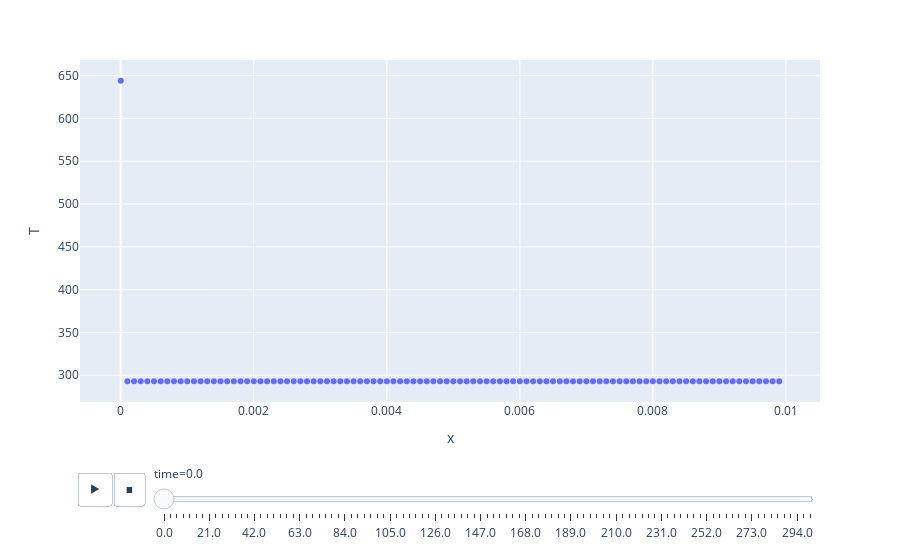

Notebook source saved alongside this figure:
### Code cell
px.scatter(df, x='x', y='T', animation_frame='time')

### Figure 1 — Plotly figure (JSON) as saved in the notebook; plotly's stock layout.template omitted (floating-point values rounded to 4 significant figures)
{"data": [{"hoverlabel": {"namelength": 0}, "hovertemplate": "time=0.0<br>x=%{x}<br>T=%{y}", "legendgroup": "", "marker": {"color": "#636efa", "symbol": "circle"}, "mode": "markers", "name": "", "showlegend": false, "type": "scatter", "x": [0, 0.0001, 0.0002, 0.0003, 0.0004, 0.0005, 0.0006, 0.0007, 0.0008, 0.0009, 0.001, 0.0011, 0.0012, 0.0013, 0.0014, 0.0015, 0.0016, 0.0017, 0.0018, 0.0019, 0.002, 0.0021, 0.0022, 0.0023, 0.0024, 0.0025, 0.0026, 0.0027, 0.0028, 0.0029, 0.003, 0.0031, 0.0032, 0.0033, 0.0034, 0.0035, 0.0036, 0.0037, 0.0038, 0.0039, 0.004, 0.0041, 0.0042, 0.0043, 0.0044, 0.0045, 0.0046, 0.0047, 0.0048, 0.0049, 0.005, 0.0051, 0.0052, 0.0053, 0.0054, 0.0055, 0.0056, 0.0057, 0.0058, 0.0059, 0.006, 0.0061, 0.0062, 0.0063, 0.0064, 0.0065, 0.0066, 0.0067, 0.0068, 0.0069, 0.007, 0.0071, 0.0072, 0.0073, 0.0074, 0.0075, 0.0076, 0.0077, 0.0078, 0.0079, 0.008, 0.0081, 0.0082, 0.0083, 0.0084, 0.0085, 0.0086, 0.0087, 0.0088, 0.0089, 0.009, 0.0091, 0.0092, 0.0093, 0.0094, 0.0095, 0.0096, 0.0097, 0.0098, 0.0099], "xaxis": "x", "y": [644, 293, 293, 293, 293, 293, 293, 293, 293, 293, 293, 293, 293, 293, 293, 293, 293, 293, 293, 293, 293, 293, 293, 293, 293, 293, 293, 293, 293, 293, 293, 293, 293, 293, 293, 293, 293, 293, 293, 293, 293, 293, 293, 293, 293, 293, 293, 293, 293, 293, 293, 293, 293, 293, 293, 293, 293, 293, 293, 293, 293, 293, 293, 293, 293, 293, 293, 293, 293, 293, 293, 293, 293, 293, 293, 293, 293, 293, 293, 293, 293, 293, 293, 293, 293, 293, 293, 293, 293, 293, 293, 293, 293, 293, 293, 293, 293, 293, 293, 293], "yaxis": "y"}], "layout": {"legend": {"tracegroupgap": 0}, "margin": {"t": 60}, "sliders": [{"active": 0, "currentvalue": {"prefix": "time="}, "len": 0.9, "pad": {"b": 10, "t": 60}, "steps": [{"args": [["0.0"], {"frame": {"duration": 0, "redraw": false}, "fromcurrent": true, "mode": "immediate", "transition": {"duration": 0, "easing": "linear"}}], "label": "0.0", "method": "animate"}, {"args": [["3.0"], {"frame": {"duration": 0, "redraw": false}, "fromcurrent": true, "mode": "immediate", "transition": {"duration": 0, "easing": "linear"}}], "label": "3.0", "method": "animate"}, {"args": [["6.0"], {"frame": {"duration": 0, "redraw": false}, "fromcurrent": true, "mode": "immediate", "transition": {"duration": 0, "easing": "linear"}}], "label": "6.0", "method": "animate"}, {"args": [["9.0"], {"frame": {"duration": 0, "redraw": false}, "fromcurrent": true, "mode": "immediate", "transition": {"duration": 0, "easing": "linear"}}], "label": "9.0", "method": "animate"}, {"args": [["12.0"], {"frame": {"duration": 0, "redraw": false}, "fromcurrent": true, "mode": "immediate", "transition": {"duration": 0, "easing": "linear"}}], "label": "12.0", "method": "animate"}, {"args": [["15.0"], {"frame": {"duration": 0, "redraw": false}, "fromcurrent": true, "mode": "immediate", "transition": {"duration": 0, "easing": "linear"}}], "label": "15.0", "method": "animate"}, {"args": [["18.0"], {"frame": {"duration": 0, "redraw": false}, "fromcurrent": true, "mode": "immediate", "transition": {"duration": 0, "easing": "linear"}}], "label": "18.0", "method": "animate"}, {"args": [["21.0"], {"frame": {"duration": 0, "redraw": false}, "fromcurrent": true, "mode": "immediate", "transition": {"duration": 0, "easing": "linear"}}], "label": "21.0", "method": "animate"}, {"args": [["24.0"], {"frame": {"duration": 0, "redraw": false}, "fromcurrent": true, "mode": "immediate", "transition": {"duration": 0, "easing": "linear"}}], "label": "24.0", "method": "animate"}, {"args": [["27.0"], {"frame": {"duration": 0, "redraw": false}, "fromcurrent": true, "mode": "immediate", "transition": {"duration": 0, "easing": "linear"}}], "label": "27.0", "method": "animate"}, {"args": [["30.0"], {"frame": {"duration": 0, "redraw": false}, "fromcurrent": true, "mode": "immediate", "transition": {"duration": 0, "easing": "linear"}}], "label": "30.0", "method": "animate"}, {"args": [["33.0"], {"frame": {"duration": 0, "redraw": false}, "fromcurrent": true, "mode": "immediate", "transition": {"duration": 0, "easing": "linear"}}], "label": "33.0", "method": "animate"}, {"args": [["36.0"], {"frame": {"duration": 0, "redraw": false}, "fromcurrent": true, "mode": "immediate", "transition": {"duration": 0, "easing": "linear"}}], "label": "36.0", "method": "animate"}, {"args": [["39.0"], {"frame": {"duration": 0, "redraw": false}, "fromcurrent": true, "mode": "immediate", "transition": {"duration": 0, "easing": "linear"}}], "label": "39.0", "method": "animate"}, {"args": [["42.0"], {"frame": {"duration": 0, "redraw": false}, "fromcurrent": true, "mode": "immediate", "transition": {"duration": 0, "easing": "linear"}}], "label": "42.0", "method": "animate"}, {"args": [["45.0"], {"frame": {"duration": 0, "redraw": false}, "fromcurrent": true, "mode": "immediate", "transition": {"duration": 0, "easing": "linear"}}], "label": "45.0", "method": "animate"}, {"args": [["48.0"], {"frame": {"duration": 0, "redraw": false}, "fromcurrent": true, "mode": "immediate", "transition": {"duration": 0, "easing": "linear"}}], "label": "48.0", "method": "animate"}, {"args": [["51.0"], {"frame": {"duration": 0, "redraw": false}, "fromcurrent": true, "mode": "immediate", "transition": {"duration": 0, "easing": "linear"}}], "label": "51.0", "method": "animate"}, {"args": [["54.0"], {"frame": {"duration": 0, "redraw": false}, "fromcurrent": true, "mode": "immediate", "transition": {"duration": 0, "easing": "linear"}}], "label": "54.0", "method": "animate"}, {"args": [["57.0"], {"frame": {"duration": 0, "redraw": false}, "fromcurrent": true, "mode": "immediate", "transition": {"duration": 0, "easing": "linear"}}], "label": "57.0", "method": "animate"}, {"args": [["60.0"], {"frame": {"duration": 0, "redraw": false}, "fromcurrent": true, "mode": "immediate", "transition": {"duration": 0, "easing": "linear"}}], "label": "60.0", "method": "animate"}, {"args": [["63.0"], {"frame": {"duration": 0, "redraw": false}, "fromcurrent": true, "mode": "immediate", "transition": {"duration": 0, "easing": "linear"}}], "label": "63.0", "method": "animate"}, {"args": [["66.0"], {"frame": {"duration": 0, "redraw": false}, "fromcurrent": true, "mode": "immediate", "transition": {"duration": 0, "easing": "linear"}}], "label": "66.0", "method": "animate"}, {"args": [["69.0"], {"frame": {"duration": 0, "redraw": false}, "fromcurrent": true, "mode": "immediate", "transition": {"duration": 0, "easing": "linear"}}], "label": "69.0", "method": "animate"}, {"args": [["72.0"], {"frame": {"duration": 0, "redraw": false}, "fromcurrent": true, "mode": "immediate", "transition": {"duration": 0, "easing": "linear"}}], "label": "72.0", "method": "animate"}, {"args": [["75.0"], {"frame": {"duration": 0, "redraw": false}, "fromcurrent": true, "mode": "immediate", "transition": {"duration": 0, "easing": "linear"}}], "label": "75.0", "method": "animate"}, {"args": [["78.0"], {"frame": {"duration": 0, "redraw": false}, "fromcurrent": true, "mode": "immediate", "transition": {"duration": 0, "easing": "linear"}}], "label": "78.0", "method": "animate"}, {"args": [["81.0"], {"frame": {"duration": 0, "redraw": false}, "fromcurrent": true, "mode": "immediate", "transition": {"duration": 0, "easing": "linear"}}], "label": "81.0", "method": "animate"}, {"args": [["84.0"], {"frame": {"duration": 0, "redraw": false}, "fromcurrent": true, "mode": "immediate", "transition": {"duration": 0, "easing": "linear"}}], "label": "84.0", "method": "animate"}, {"args": [["87.0"], {"frame": {"duration": 0, "redraw": false}, "fromcurrent": true, "mode": "immediate", "transition": {"duration": 0, "easing": "linear"}}], "label": "87.0", "method": "animate"}, {"args": [["90.0"], {"frame": {"duration": 0, "redraw": false}, "fromcurrent": true, "mode": "immediate", "transition": {"duration": 0, "easing": "linear"}}], "label": "90.0", "method": "animate"}, {"args": [["93.0"], {"frame": {"duration": 0, "redraw": false}, "fromcurrent": true, "mode": "immediate", "transition": {"duration": 0, "easing": "linear"}}], "label": "93.0", "method": "animate"}, {"args": [["96.0"], {"frame": {"duration": 0, "redraw": false}, "fromcurrent": true, "mode": "immediate", "transition": {"duration": 0, "easing": "linear"}}], "label": "96.0", "method": "animate"}, {"args": [["99.0"], {"frame": {"duration": 0, "redraw": false}, "fromcurrent": true, "mode": "immediate", "transition": {"duration": 0, "easing": "linear"}}], "label": "99.0", "method": "animate"}, {"args": [["102.0"], {"frame": {"duration": 0, "redraw": false}, "fromcurrent": true, "mode": "immediate", "transition": {"duration": 0, "easing": "linear"}}], "label": "102.0", "method": "animate"}, {"args": [["105.0"], {"frame": {"duration": 0, "redraw": false}, "fromcurrent": true, "mode": "immediate", "transition": {"duration": 0, "easing": "linear"}}], "label": "105.0", "method": "animate"}, {"args": [["108.0"], {"frame": {"duration": 0, "redraw": false}, "fromcurrent": true, "mode": "immediate", "transition": {"duration": 0, "easing": "linear"}}], "label": "108.0", "method": "animate"}, {"args": [["111.0"], {"frame": {"duration": 0, "redraw": false}, "fromcurrent": true, "mode": "immediate", "transition": {"duration": 0, "easing": "linear"}}], "label": "111.0", "method": "animate"}, {"args": [["114.0"], {"frame": {"duration": 0, "redraw": false}, "fromcurrent": true, "mode": "immediate", "transition": {"duration": 0, "easing": "linear"}}], "label": "114.0", "method": "animate"}, {"args": [["117.0"], {"frame": {"duration": 0, "redraw": false}, "fromcurrent": true, "mode": "immediate", "transition": {"duration": 0, "easing": "linear"}}], "label": "117.0", "method": "animate"}, {"args": [["120.0"], {"frame": {"duration": 0, "redraw": false}, "fromcurrent": true, "mode": "immediate", "transition": {"duration": 0, "easing": "linear"}}], "label": "120.0", "method": "animate"}, {"args": [["123.0"], {"frame": {"duration": 0, "redraw": false}, "fromcurrent": true, "mode": "immediate", "transition": {"duration": 0, "easing": "linear"}}], "label": "123.0", "method": "animate"}, {"args": [["126.0"], {"frame": {"duration": 0, "redraw": false}, "fromcurrent": true, "mode": "immediate", "transition": {"duration": 0, "easing": "linear"}}], "label": "126.0", "method": "animate"}, {"args": [["129.0"], {"frame": {"duration": 0, "redraw": false}, "fromcurrent": true, "mode": "immediate", "transition": {"duration": 0, "easing": "linear"}}], "label": "129.0", "method": "animate"}, {"args": [["132.0"], {"frame": {"duration": 0, "redraw": false}, "fromcurrent": true, "mode": "immediate", "transition": {"duration": 0, "easing": "linear"}}], "label": "132.0", "method": "animate"}, {"args": [["135.0"], {"frame": {"duration": 0, "redraw": false}, "fromcurrent": true, "mode": "immediate", "transition": {"duration": 0, "easing": "linear"}}], "label": "135.0", "method": "animate"}, {"args": [["138.0"], {"frame": {"duration": 0, "redraw": false}, "fromcurrent": true, "mode": "immediate", "transition": {"duration": 0, "easing": "linear"}}], "label": "138.0", "method": "animate"}, {"args": [["141.0"], {"frame": {"duration": 0, "redraw": false}, "fromcurrent": true, "mode": "immediate", "transition": {"duration": 0, "easing": "linear"}}], "label": "141.0", "method": "animate"}, {"args": [["144.0"], {"frame": {"duration": 0, "redraw": false}, "fromcurrent": true, "mode": "immediate", "transition": {"duration": 0, "easing": "linear"}}], "label": "144.0", "method": "animate"}, {"args": [["147.0"], {"frame": {"duration": 0, "redraw": false}, "fromcurrent": true, "mode": "immediate", "transition": {"duration": 0, "easing": "linear"}}], "label": "147.0", "method": "animate"}, {"args": [["150.0"], {"frame": {"duration": 0, "redraw": false}, "fromcurrent": true, "mode": "immediate", "transition": {"duration": 0, "easing": "linear"}}], "label": "150.0", "method": "animate"}, {"args": [["153.0"], {"frame": {"duration": 0, "redraw": false}, "fromcurrent": true, "mode": "immediate", "transition": {"duration": 0, "easing": "linear"}}], "label": "153.0", "method": "animate"}, {"args": [["156.0"], {"frame": {"duration": 0, "redraw": false}, "fromcurrent": true, "mode": "immediate", "transition": {"duration": 0, "easing": "linear"}}], "label": "156.0", "method": "animate"}, {"args": [["159.0"], {"frame": {"duration": 0, "redraw": false}, "fromcurrent": true, "mode": "immediate", "transition": {"duration": 0, "easing": "linear"}}], "label": "159.0", "method": "animate"}, {"args": [["162.0"], {"frame": {"duration": 0, "redraw": false}, "fromcurrent": true, "mode": "immediate", "transition": {"duration": 0, "easing": "linear"}}], "label": "162.0", "method": "animate"}, {"args": [["165.0"], {"frame": {"duration": 0, "redraw": false}, "fromcurrent": true, "mode": "immediate", "transition": {"duration": 0, "easing": "linear"}}], "label": "165.0", "method": "animate"}, {"args": [["168.0"], {"frame": {"duration": 0, "redraw": false}, "fromcurrent": true, "mode": "immediate", "transition": {"duration": 0, "easing": "linear"}}], "label": "168.0", "method": "animate"}, {"args": [["171.0"], {"frame": {"duration": 0, "redraw": false}, "fromcurrent": true, "mode": "immediate", "transition": {"duration": 0, "easing": "linear"}}], "label": "171.0", "method": "animate"}, {"args": [["174.0"], {"frame": {"duration": 0, "redraw": false}, "fromcurrent": true, "mode": "immediate", "transition": {"duration": 0, "easing": "linear"}}], "label": "174.0", "method": "animate"}, {"args": [["177.0"], {"frame": {"duration": 0, "redraw": false}, "fromcurrent": true, "mode": "immediate", "transition": {"duration": 0, "easing": "linear"}}], "label": "177.0", "method": "animate"}, {"args": [["180.0"], {"frame": {"duration": 0, "redraw": false}, "fromcurrent": true, "mode": "immediate", "transition": {"duration": 0, "easing": "linear"}}], "label": "180.0", "method": "animate"}, {"args": [["183.0"], {"frame": {"duration": 0, "redraw": false}, "fromcurrent": true, "mode": "immediate", "transition": {"duration": 0, "easing": "linear"}}], "label": "183.0", "method": "animate"}, {"args": [["186.0"], {"frame": {"duration": 0, "redraw": false}, "fromcurrent": true, "mode": "immediate", "transition": {"duration": 0, "easing": "linear"}}], "label": "186.0", "method": "animate"}, {"args": [["189.0"], {"frame": {"duration": 0, "redraw": false}, "fromcurrent": true, "mode": "immediate", "transition": {"duration": 0, "easing": "linear"}}], "label": "189.0", "method": "animate"}, {"args": [["192.0"], {"frame": {"duration": 0, "redraw": false}, "fromcurrent": true, "mode": "immediate", "transition": {"duration": 0, "easing": "linear"}}], "label": "192.0", "method": "animate"}, {"args": [["195.0"], {"frame": {"duration": 0, "redraw": false}, "fromcurrent": true, "mode": "immediate", "transition": {"duration": 0, "easing": "linear"}}], "label": "195.0", "method": "animate"}, {"args": [["198.0"], {"frame": {"duration": 0, "redraw": false}, "fromcurrent": true, "mode": "immediate", "transition": {"duration": 0, "easing": "linear"}}], "label": "198.0", "method": "animate"}, {"args": [["201.0"], {"frame": {"duration": 0, "redraw": false}, "fromcurrent": true, "mode": "immediate", "transition": {"duration": 0, "easing": "linear"}}], "label": "201.0", "method": "animate"}, {"args": [["204.0"], {"frame": {"duration": 0, "redraw": false}, "fromcurrent": true, "mode": "immediate", "transition": {"duration": 0, "easing": "linear"}}], "label": "204.0", "method": "animate"}, {"args": [["207.0"], {"frame": {"duration": 0, "redraw": false}, "fromcurrent": true, "mode": "immediate", "transition": {"duration": 0, "easing": "linear"}}], "label": "207.0", "method": "animate"}, {"args": [["210.0"], {"frame": {"duration": 0, "redraw": false}, "fromcurrent": true, "mode": "immediate", "transition": {"duration": 0, "easing": "linear"}}], "label": "210.0", "method": "animate"}, {"args": [["213.0"], {"frame": {"duration": 0, "redraw": false}, "fromcurrent": true, "mode": "immediate", "transition": {"duration": 0, "easing": "linear"}}], "label": "213.0", "method": "animate"}, {"args": [["216.0"], {"frame": {"duration": 0, "redraw": false}, "fromcurrent": true, "mode": "immediate", "transition": {"duration": 0, "easing": "linear"}}], "label": "216.0", "method": "animate"}, {"args": [["219.0"], {"frame": {"duration": 0, "redraw": false}, "fromcurrent": true, "mode": "immediate", "transition": {"duration": 0, "easing": "linear"}}], "label": "219.0", "method": "animate"}, {"args": [["222.0"], {"frame": {"duration": 0, "redraw": false}, "fromcurrent": true, "mode": "immediate", "transition": {"duration": 0, "easing": "linear"}}], "label": "222.0", "method": "animate"}, {"args": [["225.0"], {"frame": {"duration": 0, "redraw": false}, "fromcurrent": true, "mode": "immediate", "transition": {"duration": 0, "easing": "linear"}}], "label": "225.0", "method": "animate"}, {"args": [["228.0"], {"frame": {"duration": 0, "redraw": false}, "fromcurrent": true, "mode": "immediate", "transition": {"duration": 0, "easing": "linear"}}], "label": "228.0", "method": "animate"}, {"args": [["231.0"], {"frame": {"duration": 0, "redraw": false}, "fromcurrent": true, "mode": "immediate", "transition": {"duration": 0, "easing": "linear"}}], "label": "231.0", "method": "animate"}, {"args": [["234.0"], {"frame": {"duration": 0, "redraw": false}, "fromcurrent": true, "mode": "immediate", "transition": {"duration": 0, "easing": "linear"}}], "label": "234.0", "method": "animate"}, {"args": [["237.0"], {"frame": {"duration": 0, "redraw": false}, "fromcurrent": true, "mode": "immediate", "transition": {"duration": 0, "easing": "linear"}}], "label": "237.0", "method": "animate"}, {"args": [["240.0"], {"frame": {"duration": 0, "redraw": false}, "fromcurrent": true, "mode": "immediate", "transition": {"duration": 0, "easing": "linear"}}], "label": "240.0", "method": "animate"}, {"args": [["243.0"], {"frame": {"duration": 0, "redraw": false}, "fromcurrent": true, "mode": "immediate", "transition": {"duration": 0, "easing": "linear"}}], "label": "243.0", "method": "animate"}, {"args": [["246.0"], {"frame": {"duration": 0, "redraw": false}, "fromcurrent": true, "mode": "immediate", "transition": {"duration": 0, "easing": "linear"}}], "label": "246.0", "method": "animate"}, {"args": [["249.0"], {"frame": {"duration": 0, "redraw": false}, "fromcurrent": true, "mode": "immediate", "transition": {"duration": 0, "easing": "linear"}}], "label": "249.0", "method": "animate"}, {"args": [["252.0"], {"frame": {"duration": 0, "redraw": false}, "fromcurrent": true, "mode": "immediate", "transition": {"duration": 0, "easing": "linear"}}], "label": "252.0", "method": "animate"}, {"args": [["255.0"], {"frame": {"duration": 0, "redraw": false}, "fromcurrent": true, "mode": "immediate", "transition": {"duration": 0, "easing": "linear"}}], "label": "255.0", "method": "animate"}, {"args": [["258.0"], {"frame": {"duration": 0, "redraw": false}, "fromcurrent": true, "mode": "immediate", "transition": {"duration": 0, "easing": "linear"}}], "label": "258.0", "method": "animate"}, {"args": [["261.0"], {"frame": {"duration": 0, "redraw": false}, "fromcurrent": true, "mode": "immediate", "transition": {"duration": 0, "easing": "linear"}}], "label": "261.0", "method": "animate"}, {"args": [["264.0"], {"frame": {"duration": 0, "redraw": false}, "fromcurrent": true, "mode": "immediate", "transition": {"duration": 0, "easing": "linear"}}], "label": "264.0", "method": "animate"}, {"args": [["267.0"], {"frame": {"duration": 0, "redraw": false}, "fromcurrent": true, "mode": "immediate", "transition": {"duration": 0, "easing": "linear"}}], "label": "267.0", "method": "animate"}, {"args": [["270.0"], {"frame": {"duration": 0, "redraw": false}, "fromcurrent": true, "mode": "immediate", "transition": {"duration": 0, "easing": "linear"}}], "label": "270.0", "method": "animate"}, {"args": [["273.0"], {"frame": {"duration": 0, "redraw": false}, "fromcurrent": true, "mode": "immediate", "transition": {"duration": 0, "easing": "linear"}}], "label": "273.0", "method": "animate"}, {"args": [["276.0"], {"frame": {"duration": 0, "redraw": false}, "fromcurrent": true, "mode": "immediate", "transition": {"duration": 0, "easing": "linear"}}], "label": "276.0", "method": "animate"}, {"args": [["279.0"], {"frame": {"duration": 0, "redraw": false}, "fromcurrent": true, "mode": "immediate", "transition": {"duration": 0, "easing": "linear"}}], "label": "279.0", "method": "animate"}, {"args": [["282.0"], {"frame": {"duration": 0, "redraw": false}, "fromcurrent": true, "mode": "immediate", "transition": {"duration": 0, "easing": "linear"}}], "label": "282.0", "method": "animate"}, {"args": [["285.0"], {"frame": {"duration": 0, "redraw": false}, "fromcurrent": true, "mode": "immediate", "transition": {"duration": 0, "easing": "linear"}}], "label": "285.0", "method": "animate"}, {"args": [["288.0"], {"frame": {"duration": 0, "redraw": false}, "fromcurrent": true, "mode": "immediate", "transition": {"duration": 0, "easing": "linear"}}], "label": "288.0", "method": "animate"}, {"args": [["291.0"], {"frame": {"duration": 0, "redraw": false}, "fromcurrent": true, "mode": "immediate", "transition": {"duration": 0, "easing": "linear"}}], "label": "291.0", "method": "animate"}, {"args": [["294.0"], {"frame": {"duration": 0, "redraw": false}, "fromcurrent": true, "mode": "immediate", "transition": {"duration": 0, "easing": "linear"}}], "label": "294.0", "method": "animate"}, {"args": [["297.0"], {"frame": {"duration": 0, "redraw": false}, "fromcurrent": true, "mode": "immediate", "transition": {"duration": 0, "easing": "linear"}}], "label": "297.0", "method": "animate"}, {"args": [["300.0"], {"frame": {"duration": 0, "redraw": false}, "fromcurrent": true, "mode": "immediate", "transition": {"duration": 0, "easing": "linear"}}], "label": "300.0", "method": "animate"}], "x": 0.1, "xanchor": "left", "y": 0, "yanchor": "top"}], "updatemenus": [{"buttons": [{"args": [null, {"frame": {"duration": 500, "redraw": false}, "fromcurrent": true, "mode": "immediate", "transition": {"duration": 500, "easing": "linear"}}], "label": "&#9654;", "method": "animate"}, {"args": [[null], {"frame": {"duration": 0, "redraw": false}, "fromcurrent": true, "mode": "immediate", "transition": {"duration": 0, "easing": "linear"}}], "label": "&#9724;", "method": "animate"}], "direction": "left", "pad": {"r": 10, "t": 70}, "showactive": false, "type": "buttons", "x": 0.1, "xanchor": "right", "y": 0, "yanchor": "top"}], "xaxis": {"anchor": "y", "domain": [0, 1], "title": {"text": "x"}}, "yaxis": {"anchor": "x", "domain": [0, 1], "title": {"text": "T"}}}}
